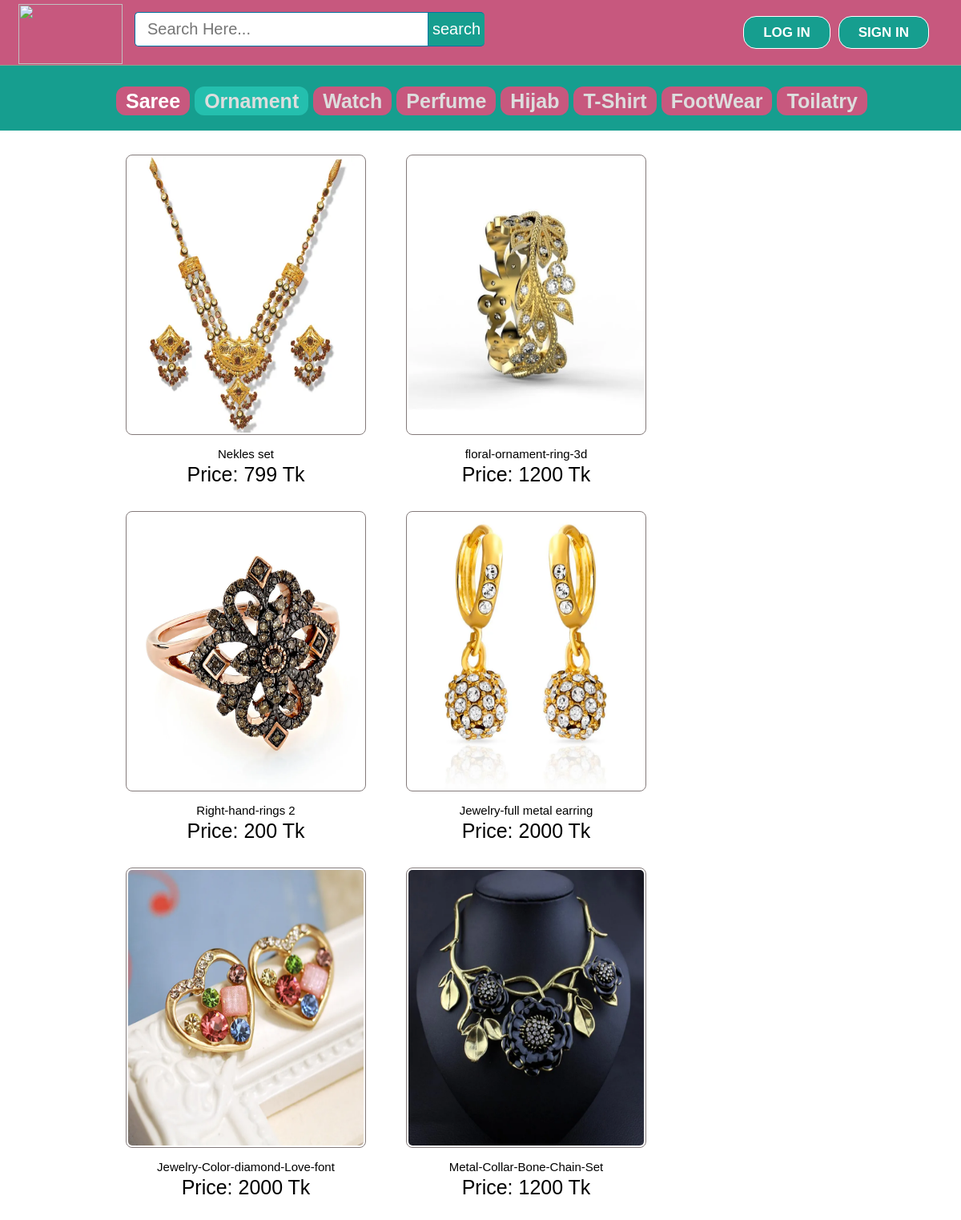
Screenshot of /women/ornament.php with the database file from the repository.
### tables this page shows
CREATE TABLE IF NOT EXISTS `products` (
`id` int(11) NOT NULL,
  `pName` varchar(100) NOT NULL,
  `price` int(11) NOT NULL,
  `description` text NOT NULL,
  `available` int(11) NOT NULL,
  `category` varchar(100) NOT NULL,
  `type` varchar(100) NOT NULL,
  `item` varchar(100) NOT NULL,
  `pCode` varchar(20) NOT NULL,
  `picture` text NOT NULL
);

### women/ornament.php (the view, shortened to what this page needs)
<?php include ( "../inc/connect.inc.php" ); ?>
<?php
if (!isset($_SESSION['user_login'])) {
	$user = "";
}
else {
	$user = $_SESSION['user_login'];
	$result = mysql_query("SELECT * FROM user WHERE id='$user'");
		$get_user_email = mysql_fetch_assoc($result);
			$uname_db = $get_user_email['firstName'];
}
?>
<!DOCTYPE html>
<html>
<head>
	<link rel="stylesheet" type="text/css" href="../css/style.css">
</head>
<body>
	<?php include ( "../inc/mainheader.inc.php" ); ?>
	<div class="categolis">
		<table>
			<tr>
				<th>
					<a href="saree.php" style="text-decoration: none;color: #fff;padding: 4px 12px;background-color: #c7587e;border-radius: 12px;">Saree</a>
				</th>
				<th><a href="ornament.php" style="text-decoration: none;color: #ddd;padding: 4px 12px;background-color: #24bfae;border-radius: 12px;">Ornament</a></th>
				<th><a href="watch.php" style="text-decoration: none;color: #ddd;padding: 4px 12px;background-color: #c7587e;border-radius: 12px;">Watch</a></th>
				<th><a href="perfume.php" style="text-decoration: none;color: #ddd;padding: 4px 12px;background-color: #c7587e;border-radius: 12px;">Perfume</a></th>
				<th><a href="hijab.php" style="text-decoration: none;color: #ddd;padding: 4px 12px;background-color: #c7587e;border-radius: 12px;">Hijab</a></th>
				<th><a href="tshirt.php" style="text-decoration: none;color: #ddd;padding: 4px 12px;background-color: #c7587e;border-radius: 12px;">T-Shirt</a></th>
				<th><a href="footwear.php" style="text-decoration: none;color: #ddd;padding: 4px 12px;background-color: #c7587e;border-radius: 12px;">FootWear</a></th>
				<th><a href="toilatry.php" style="text-decoration: none;color: #ddd;padding: 4px 12px;background-color: #c7587e;border-radius: 12px;">Toilatry</a></th>
			</tr>
		</table>
	</div>
	<div style="padding: 30px 120px; font-size: 25px; margin: 0 auto; display: table; width: 98%;">
		<div>
		<?php
		$getposts = $conn->query("SELECT * FROM products WHERE available >= '1' AND item = 'ornament' ORDER BY id DESC LIMIT 10");
		if ($getposts->num_rows > 0) {
			echo '<ul id="recs">';
			while ($row = $getposts->fetch_assoc()) {
				$id = $row['id'];
				$pName = $row['pName'];
				$price = $row['price'];
				$picture = $row['picture'];
				echo '
					<ul style="float: left;">
						<li style="float: left; padding: 0px 25px 25px 25px;">
							<div class="home-prodlist-img"><a href="view_product.php?pid=' . $id . '">
								<img src="../image/product/ornament/' . $picture . '" class="home-prodlist-imgi">
								</a>
								<div style="text-align: center; padding: 0 0 6px 0;"> <span style="font-size: 15px;">' . $pName . '</span><br> Price: ' . $price . ' Tk</div>
							</div>
						</li>
					</ul>
				';
			}
			echo '</ul>';
		}
		?>
		</div>
	</div>
</body>
</html>

### inc/mainheader.inc.php (shortened to what this page needs)
<div class="homepageheader">
			<div class="signinButton loginButton">
				<div class="uiloginbutton signinButton loginButton" style="margin-right: 40px;">
					<?php
						if ($user!="") {
							echo '<a style="text-decoration: none; color: #fff;" href="../logout.php">LOG OUT</a>';
						}
						else {
							echo '<a style="text-decoration: none; color: #fff;" href="../signin.php">SIGN IN</a>';
						}
					 ?>
				</div>
				<div class="uiloginbutton signinButton loginButton" style="">
					<?php
						if ($user!="") {
							echo '<a style="text-decoration: none; color: #fff;" href="../profile.php?uid='.$user.'">Hi '.$uname_db.'</a>';
						}
						else {
							echo '<a style="text-decoration: none; color: #fff;" href="../login.php">LOG IN</a>';
						}
					 ?>
				</div>
			</div>
			<div style="float: left; margin: 5px 0px 0px 23px;">
				<a href="../index.php">
					<img style=" height: 75px; width: 130px;" src="../image/ebuybdlogo.png">
				</a>
			</div>
			<div class="">
				<div id="srcheader">
					<form id="newsearch" method="get" action="../search.php">
					        <input type="text" class="srctextinput" name="keywords" size="21" maxlength="120"  placeholder="Search Here..."><input type="submit" value="search" class="srcbutton" >
					</form>
				</div>
			</div>
		</div>

### css/style.css (style rules this page uses)
html, body, div, span, applet, object, iframe, h1, h2, h3, h4, h5, h6, p, blockquote, pre, a, abbr, acronym, address, big, cite, code, del, dfn, em, img, ins, kbd, q, s, samp, small, strike, strong, sub, sup, tt, var, b, u, i, center, dl, dt, dd, ol, ul, li, fieldset, form, label, legend, table, caption, tbody, tfoot, thead, tr, th, td, article, aside, canvas, details, embed, figure, figcaption, footer, header, hgroup, menu, nav, output, ruby, section, summary, time, mark, audio, video { margin: 0; padding: 0; border: 0; font: inherit; vertical-align: baseline; box-sizing: border-box; }
body { line-height: normal; }
ol, ul { list-style: none; }
table { border-collapse: collapse; border-spacing: 0; }
* { margin: 0px; padding: 0px; }
body, button, input, label, select, td, textarea { font-family: Arial, Helvetica, tahoma,verdana,arial,sans-serif; font-size: 12px; }
body { width: 100%; position: relative; background-color: #ffffff; min-width: 1080px; }
.homepageheader { position: fixed; height: 82px; width: 100%; min-width: 980px; border-bottom: 1px solid #8E9D8E; margin: 0px; background-image: initial; background-position-x: initial; background-position-y: initial; background-size: initial; background-repeat-x: initial; background-repeat-y: initial; background-attachment: initial; background-origin: initial; background-clip: initial; background-color: rgb(199, 88, 126); }
.loginButton .signinButton { color: #FFFFFF; background: #169E8F; border: 1px solid #FFFFFF; cursor: pointer; display: inline-block; font-weight: bold; line-height: 15px; padding: 12px 24px; border-radius: 16px; text-align: center; text-decoration: none; float: right; margin: 20px 0px 0px 10px; font-size: 17px; }
#newsearch { float:left; padding:15px; }
.srctextinput { margin: 0px; padding: 9px 15px; font-family: Arial, Helvetica, sans-serif; font-size:20px; border:1px solid #0076a3; border-right:0px; border-top-left-radius: 5px 5px; border-bottom-left-radius: 5px 5px; width: 335px; }
.srcbutton { margin: 0; padding: 9px 5px; font-family: Arial, Helvetica, sans-serif; font-size:20px; outline: none; cursor: pointer; text-align: center; text-decoration: none; color: #ffffff; border: solid 1px #0076a3; border-right:0px; background: #169E8F; border-top-right-radius: 5px 5px; border-bottom-right-radius: 5px 5px; }
.home-prodlist-imgi { height: 350px; width: 300px; padding: 2px; border: 1px solid #847b7b; border-radius: 8px; }
.categolis { line-height: 1.3; font-weight: bold; color: #fff; padding: 110px 20px 20px 145px; background-color: #169e8f; text-align: center; font-size: 25px; }
.categolis table tbody tr th { padding: 0px 6px 0px 0px; }

### rows the page displays
products: picture (picture), pName "Nekles set", price "799"
products: picture (picture), pName "floral-ornament-ring-3d", price "1200"
products: picture (picture), pName "Right-hand-rings 2", price "200"
products: picture (picture), pName "Jewelry-full metal earring", price "2000"
products: picture (picture), pName "Jewelry-Color-diamond-Love-font", price "2000"
products: picture (picture), pName "Metal-Collar-Bone-Chain-Set", price "1200"
